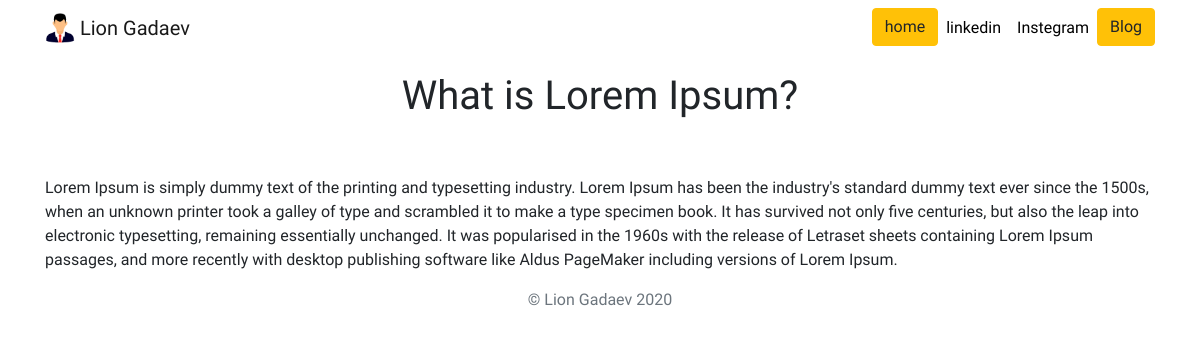
Page /blog/1/ on the committed database.
### blog/models.py (models this page shows, shortened)
class Blog(models.Model):
    title = models.CharField(max_length=200)
    description = models.TextField()

### blog/views.py (the view)
# urls.py: path('<int:blog_id>/', views.detail, name='detail'),
def detail(request,blog_id):
    blog = get_object_or_404(Blog, pk = blog_id)
    return render(request, 'blog/detail.html',{'blog': blog})

### blog/templates/blog/detail.html (shortened to what this page needs)
{% extends 'portfolio/base.html' %}
{% block content %}
  <h1 class="text-center pt-3">{{ blog.title }}</h1>
    <br />
    <br />
    <p>{{blog.description | safe}}</p>
  </div>
  <footer class="text-muted">
    <div class="container text-center">
      <p>© Lion Gadaev {% now "Y" %}</p>
      </div>
  </footer>
{% endblock %}

### portfolio/static/portfolio/custom.css (style rules this page uses)
body { font-family: 'Sen', sans-serif; }

### rows in the picture
Blog: title "What is Lorem Ipsum?", description "Lorem Ipsum is simply dummy text of the printing and typesetting industry. Lorem Ipsum has been the industry's standard dummy text ever since the 1500s, when an unknown printer took a galley of type and scrambled it to make a type specimen book. It has survived not only five centuries, but also the leap into electronic typesetting, remaining essentially unchanged. It was popularised in the 1960s with the release of Letraset sheets containing Lorem Ipsum passages, and more recently with desktop publishing software like Aldus PageMaker including versions of Lorem Ipsum."
